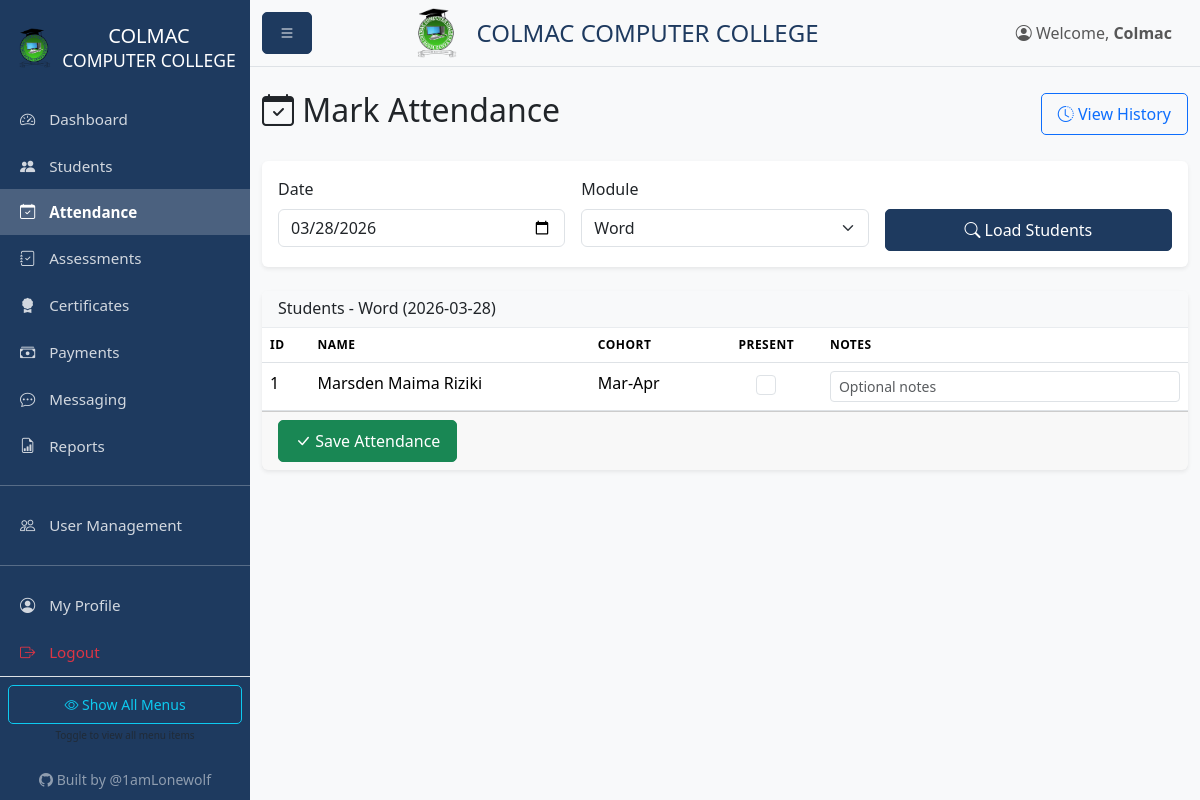
The app's page /attendance (signed in) with its own data.
### models.py (models this page shows, shortened)
class User(UserMixin, db.Model):
    id = db.Column(db.Integer, primary_key=True)
    username = db.Column(db.String(80), unique=True, nullable=False)
    password_hash = db.Column(db.String(256), nullable=False)
    role = db.Column(db.String(20), default='instructor')  # admin, instructor, receptionist
    is_active = db.Column(db.Boolean, default=True)
    created_at = db.Column(db.DateTime, default=datetime.utcnow)
    created_by = db.Column(db.Integer, db.ForeignKey('user.id'))
    custom_permissions = db.Column(db.Text, default='{}')
    @property
    def is_admin(self):
        return self.role == 'admin'
    @property
    def is_instructor(self):
        return self.role in ['admin', 'instructor']
    @property
    def is_receptionist(self):
        return self.role in ['admin', 'receptionist']
    def get_permissions(self):
        import json
        try:
            return json.loads(self.custom_permissions or '{}')
        except:
            return {}
    def has_permission(self, key):
        perms = self.get_permissions()
        return perms.get(key, False)

class Student(db.Model):
    id = db.Column(db.Integer, primary_key=True)
    name = db.Column(db.String(100), nullable=False)
    phone = db.Column(db.String(20))
    email = db.Column(db.String(120))
    id_number = db.Column(db.String(50))  # National ID or student ID
    gender = db.Column(db.String(10))
    enrollment_date = db.Column(db.DateTime, default=datetime.utcnow)
    cohort = db.Column(db.String(50))  # e.g., "Jan-Mar 2026"
    status = db.Column(db.String(20), default='active')  # active, completed, dropped
    created_at = db.Column(db.DateTime, default=datetime.utcnow)
    updated_at = db.Column(db.DateTime, default=datetime.utcnow, onupdate=datetime.utcnow)
    attendances = db.relationship('Attendance', backref='student', lazy=True, cascade='all, delete-orphan')
    assessments = db.relationship('Assessment', backref='student', lazy=True, cascade='all, delete-orphan')
    certificates = db.relationship('Certificate', backref='student', lazy=True, cascade='all, delete-orphan')
    payments = db.relationship('Payment', backref='student', lazy=True, cascade='all, delete-orphan')

### blueprints/attendance.py (the view)
@attendance_bp.route('')
@login_required
@instructor_required
def index():
    date = request.args.get('date', datetime.now().strftime('%Y-%m-%d'))
    module = request.args.get('module', 'Word')
    date_obj = datetime.strptime(date, '%Y-%m-%d').date()
    modules = ['Word', 'Excel', 'PowerPoint', 'Access', 'Publisher', 'Internet']
    students = Student.query.filter_by(status='active').all()
    existing = {}
    for record in Attendance.query.filter_by(date=date_obj, module=module).all():
        existing[record.student_id] = record
    return render_template('attendance/index.html',
                         students=students,
                         date=date,
                         module=module,
                         modules=modules,
                         existing=existing)

### app.py (called while the page is built)
@app.context_processor
def inject_config():
    return {
        'COURSE_FEE': app.config['COURSE_FEE'],
        'COURSE_NAME': app.config['COURSE_NAME']
    }

### models.py (called while the page is built)
def init_login_manager(app):
    login_manager.init_app(app)
    login_manager.login_view = 'auth.login'
    @login_manager.user_loader
    def load_user(user_id):
        return User.query.get(int(user_id))

### templates/attendance/index.html (shortened to what this page needs)
{% extends "base.html" %}
{% block content %}
<div class="d-flex justify-content-between align-items-center mb-4">
    <h2><i class="bi bi-calendar-check"></i> Mark Attendance</h2>
    <a href="{{ url_for('attendance.history') }}" class="btn btn-outline-primary">
        <i class="bi bi-clock-history"></i> View History
    </a>
</div>
<div class="card mb-4">
    <div class="card-body">
        <form method="GET" class="row g-3">
            <div class="col-md-4">
                <label class="form-label">Date</label>
                <input type="date" name="date" class="form-control" value="{{ date }}">
            </div>
            <div class="col-md-4">
                <label class="form-label">Module</label>
                <select name="module" class="form-select">
                    {% for mod in modules %}
                        <option value="{{ mod }}" {% if module == mod %}selected{% endif %}>{{ mod }}</option>
                    {% endfor %}
                </select>
            </div>
            <div class="col-md-4">
                <label class="form-label">&nbsp;</label>
                <button type="submit" class="btn btn-primary w-100">
                    <i class="bi bi-search"></i> Load Students
                </button>
            </div>
        </form>
    </div>
</div>
<form method="POST" action="{{ url_for('attendance.save') }}">
    <div class="card">
        <div class="card-header bg-light">
            <h6 class="mb-0">Students - {{ module }} ({{ date }})</h6>
        </div>
        <div class="card-body p-0">
            <div class="table-responsive">
                <table class="table table-hover mb-0">
                    <thead>
                        <tr>
                            <th>ID</th>
                            <th>Name</th>
                            <th>Cohort</th>
                            <th class="text-center">Present</th>
                            <th>Notes</th>
                        </tr>
                    </thead>
                    <tbody>
                        {% for student in students %}
                        <tr>
                            <td>{{ student.id }}</td>
                            <td>{{ student.name }}</td>
                            <td>{{ student.cohort }}</td>
                            <td class="text-center">
                                <input type="checkbox" name="present_{{ student.id }}"
                                       class="form-check-input"
                                       style="width: 20px; height: 20px;">
                            </td>
                            <td>
                                <input type="text" name="notes_{{ student.id }}" class="form-control form-control-sm"
                                       value="{{ existing[student.id].notes if student.id in existing and existing[student.id].notes else '' }}"
                                       placeholder="Optional notes">
                            </td>
                        </tr>
                        {% else %}
                        <tr>
                            <td colspan="5" class="text-center text-muted py-4">
                                No active students found
                            </td>
                        </tr>
                        {% endfor %}
                    </tbody>
                </table>
            </div>
        </div>
        <div class="card-footer">
            <button type="submit" class="btn btn-success">
                <i class="bi bi-check-lg"></i> Save Attendance
            </button>
        </div>
    </div>
</form>
{% endblock %}

### templates/base.html (shortened to what this page needs)
<!DOCTYPE html>
<html lang="en">
<head>
    <link href="https://cdn.jsdelivr.net/npm/bootstrap@5.3.2/dist/css/bootstrap.min.css" rel="stylesheet">
    <link href="https://cdn.jsdelivr.net/npm/bootstrap-icons@1.11.1/font/bootstrap-icons.css" rel="stylesheet">
    <link rel="stylesheet" href="{{ url_for('static', filename='css/style.css') }}">
</head>
<body>
    {% if current_user.is_authenticated %}
    <div class="d-flex" id="wrapper">
        <div class="sidebar" id="sidebar-wrapper">
            <div class="sidebar-heading text-center py-4">
                <div class="d-flex align-items-center justify-content-center gap-2">
                    <img src="{{ url_for('static', filename='colmac_logo.png') }}" alt="Logo" style="height: 40px;">
                    <h5 class="mb-0">COLMAC<br><small>COMPUTER COLLEGE</small></h5>
                </div>
            </div>
            <div class="list-group list-group-flush">
                <a href="{{ url_for('main.dashboard') }}" class="list-group-item list-group-item-action {% if request.endpoint == 'main.dashboard' %}active{% endif %}">
                    <i class="bi bi-speedometer2"></i> Dashboard
                </a>
                <a href="{{ url_for('students.index') }}" class="list-group-item list-group-item-action {% if 'student' in request.endpoint %}active{% endif %}">
                    <i class="bi bi-people-fill"></i> Students
                </a>
                {% if current_user.is_instructor or current_user.has_permission('can_access_attendance') %}
                <a href="{{ url_for('attendance.index') }}" class="list-group-item list-group-item-action restricted-menu {% if 'attendance' in request.endpoint %}active{% endif %}">
                    <i class="bi bi-calendar-check"></i> Attendance
                </a>
                <a href="{{ url_for('assessments.index') }}" class="list-group-item list-group-item-action restricted-menu {% if 'assessment' in request.endpoint %}active{% endif %}">
                    <i class="bi bi-journal-check"></i> Assessments
                </a>
                {% endif %}
                <a href="{{ url_for('certificates.index') }}" class="list-group-item list-group-item-action {% if 'certificate' in request.endpoint %}active{% endif %}">
                    <i class="bi bi-award-fill"></i> Certificates
                </a>
                {% if current_user.is_receptionist or current_user.has_permission('can_access_payments') %}
                <a href="{{ url_for('payments.index') }}" class="list-group-item list-group-item-action restricted-menu {% if 'payment' in request.endpoint %}active{% endif %}">
                    <i class="bi bi-cash-stack"></i> Payments
                </a>
                {% endif %}
                <a href="{{ url_for('messaging.index') }}" class="list-group-item list-group-item-action {% if 'messaging' in request.endpoint %}active{% endif %}">
                    <i class="bi bi-chat-dots"></i> Messaging
                </a>
                <a href="{{ url_for('reports.index') }}" class="list-group-item list-group-item-action {% if 'report' in request.endpoint %}active{% endif %}">
                    <i class="bi bi-file-earmark-bar-graph"></i> Reports
                </a>
                {% if current_user.is_admin or current_user.has_permission('can_access_users') %}
                <hr class="restricted-menu">
                <a href="{{ url_for('users.index') }}" class="list-group-item list-group-item-action restricted-menu {% if 'user' in request.endpoint %}active{% endif %}">
                    <i class="bi bi-people"></i> User Management
                </a>
                {% endif %}
                <hr>
                <a href="{{ url_for('users.profile') }}" class="list-group-item list-group-item-action">
                    <i class="bi bi-person-circle"></i> My Profile
                </a>
                <a href="{{ url_for('auth.logout') }}" class="list-group-item list-group-item-action text-danger">
                    <i class="bi bi-box-arrow-right"></i> Logout
                </a>
                <div class="text-center py-2 px-2 border-top">
                    <button class="btn btn-sm btn-outline-info w-100" id="togglePermissions"
                            title="Show/hide restricted menu items">
                        <i class="bi bi-eye"></i> <span id="toggleText">Show All Menus</span>
                    </button>
                    <small class="text-muted d-block mt-1" style="font-size: 10px;">
                    </small>
                </div>
                <div class="text-center py-3 px-2">
                    <a href="https://github.com/1amLonewolf" target="_blank" class="text-white-50 text-decoration-none small">
                        <i class="bi bi-github"></i> Built by @1amLonewolf
                    </a>
                </div>
            </div>
        </div>
        <div id="page-content-wrapper" class="w-100">
            <nav class="navbar navbar-expand-lg navbar-light bg-light border-bottom">
                <div class="container-fluid">
                    <button class="btn btn-primary" id="sidebarToggle">
                        <i class="bi bi-list"></i>
                    </button>
                    <div class="d-flex align-items-center mx-auto">
                        <img src="{{ url_for('static', filename='colmac_logo.png') }}" alt="Colmac Logo" style="height: 50px;" class="me-3">
                        <h4 class="mb-0" style="color: #1e3a5f;">COLMAC COMPUTER COLLEGE</h4>
                    </div>
                    <div class="ms-auto">
                        <span class="navbar-text me-3">
                            <i class="bi bi-person-circle"></i> Welcome, <strong>{{ current_user.username }}</strong>
                        </span>
                    </div>
                </div>
            </nav>
            <main class="container-fluid py-4">
                {% block content %}{% endblock %}
            </main>
        </div>
    </div>
    {% endif %}
</body>
</html>

### static/css/style.css (style rules this page uses)
:root { --sidebar-width: 250px; --primary-color: #1e3a5f; --gold-color: #c9a959; }
body { font-family: 'Segoe UI', Tahoma, Geneva, Verdana, sans-serif; background-color: #f8f9fa; overflow-x: hidden; }
#wrapper { display: flex; width: 100%; overflow-x: hidden; }
#sidebar-wrapper { min-height: 100vh; max-height: 100vh; width: var(--sidebar-width); margin-left: 0; background-color: var(--primary-color); color: white; transition: margin 0.25s ease-out; position: fixed; z-index: 1000; overflow-y: auto; overflow-x: hidden; }
#sidebar-wrapper .sidebar-heading { color: white; font-size: 1.2rem; font-weight: bold; }
#sidebar-wrapper .list-group-item { background-color: transparent; color: rgba(255, 255, 255, 0.8); border: none; padding: 12px 20px; font-size: 0.95rem; }
#sidebar-wrapper .list-group-item.active { background-color: rgba(255, 255, 255, 0.2); color: white; font-weight: 600; }
#sidebar-wrapper .list-group-item i { margin-right: 10px; width: 20px; text-align: center; }
#page-content-wrapper { flex: 1; min-width: 0; margin-left: var(--sidebar-width); transition: margin 0.25s ease-out; overflow-x: hidden; }
.card { border: none; box-shadow: 0 0.125rem 0.25rem rgba(0, 0, 0, 0.075); margin-bottom: 1.5rem; }
.card-header { background-color: #f8f9fa; border-bottom: 1px solid #e9ecef; font-weight: 600; }
.table th { font-weight: 600; text-transform: uppercase; font-size: 0.75rem; letter-spacing: 0.5px; }
.btn { border-radius: 5px; padding: 8px 16px; font-weight: 500; }
.btn-primary { background-color: var(--primary-color); border-color: var(--primary-color); }

### records on screen
User: username "Colmac"
Student: id "1", name "Marsden Maima Riziki", cohort "Mar-Apr"

### other values on screen
{{ module }} "Word"
{{ date }} "2026-03-28"
form field module "Word"
